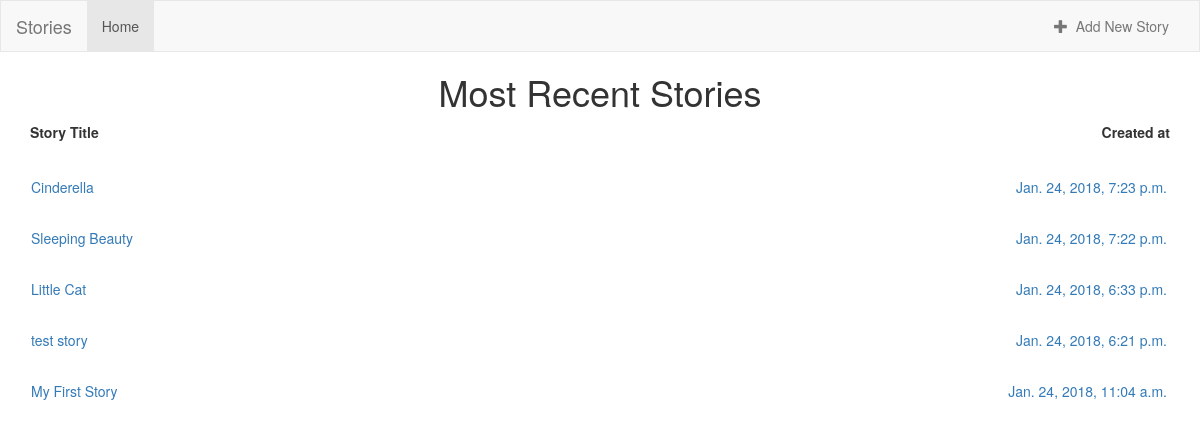
Screenshot of /stories/ with the database file from the repository.
### stories/models.py (models this page shows, shortened)
class Story(models.Model):
    story_id = models.AutoField(primary_key=True)
    story_title = models.CharField(max_length=500)
    story_content = models.TextField()
    story_created = models.DateTimeField(default=datetime.now, blank=True)

### stories/views.py (the view)
# urls.py: path('', views.IndexView.as_view(), name='index'),
class IndexView(generic.ListView):
    template_name = 'stories/index.html'
    context_object_name = 'all_stories';
    def get_queryset(self):
        return Story.objects.all().order_by('-story_created')[:5]

### stories/templates/stories/index.html
{% extends 'stories/base.html' %}
{% block body %}
{% if all_stories %}
    <h1>Most Recent Stories</h1>
    <div class="container">
       <div class="row">
          <div class="col-sm-12 col-md-12">
              <ul class="nav nav-tabs tabs-left" role="tablist">
                  <li><span><strong>Story Title</strong></span><span class="pull-right"><strong>Created at</strong></span></li><br>
                   {% for story in all_stories %}
                       <li role="tab"><a href="{{story.story_id}}">{{story.story_title}}<span class="pull-right">{{story.story_created}}</span></a></li>
                   {% endfor %}
              </ul>
           </div>
  </div>
</div>
{% else %}
    <h1>My All stories</h1>
    <h2>No Stories found</h2>
{% endif %}
{% endblock %}

### stories/templates/stories/base.html (shortened to what this page needs)
<!doctype html>
<html lang="en">
<head>
    {% load staticfiles %}
    <link rel="stylesheet" type="text/css" href="{% static 'stories/css/bootstrap.min.css' %}" />
    <link rel="stylesheet" type="text/css" href="{% static 'stories/css/font-awesome.min.css' %}" />
    <link rel="stylesheet" type="text/css" href="{% static 'stories/css/style.css' %}" />
</head>
<body>
<nav class="navbar navbar-default">
  <div class="container-fluid">
    <div class="navbar-header">
      <a class="navbar-brand" href="#">Stories</a>
    </div>
    <div class="collapse navbar-collapse" id="myNavbar">
      <ul class="nav navbar-nav">
        <li class="active"><a href="{% url 'stories:index' %}">Home</a></li>
      </ul>
      <ul class="nav navbar-nav navbar-right">
        <li><a href="{% url 'stories:add-story' %}"><span class="glyphicon glyphicon-plus"></span>&nbsp;&nbsp;Add New Story</a></li>
      </ul>
    </div>
  </div>
</nav>
{% block body %}
{% endblock %}
</body>
</html>

### stories/static/stories/css/style.css (style rules this page uses)
body { background-color: #ffffff; }
h1 { text-align: center; }
.navbar { border-radius: 0; }
.nav-tabs { border-bottom: none; }
.nav-tabs>li { float: none; }
.nav-tabs>li>a { padding: 15px 0 15px 0; }

### rows the page displays
Story: story_title "Cinderella", story_created "Jan. 24, 2018, 7:23 p.m."
Story: story_title "Sleeping Beauty", story_created "Jan. 24, 2018, 7:22 p.m."
Story: story_title "Little Cat", story_created "Jan. 24, 2018, 6:33 p.m."
Story: story_title "test story", story_created "Jan. 24, 2018, 6:21 p.m."
Story: story_title "My First Story", story_created "Jan. 24, 2018, 11:04 a.m."
